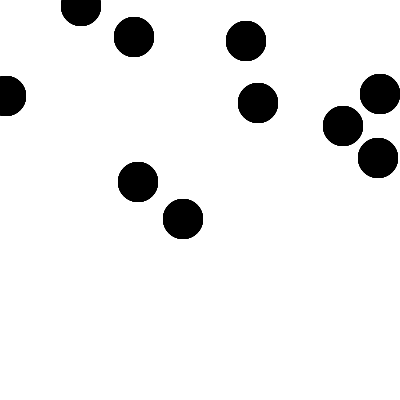
Frame 1 (no input)
Frame 60 (the mouse pressed at the canvas centre just before this capture): identical to frame 1, image omitted
Frame 120 (the mouse held since frame 60 and released just before this capture): identical to frame 1, image omitted

The Processing sketch that drew this single still picture (run headless with seeded random() and noise(); from frame 60 on, the mouse is pressed at the canvas centre):

// Processing sketch: SimpleCircles
// ── SimpleCircles.pde
/*
This does something cloase to what we want but not correct. It searches through the circles 
array to see what intersects with it. If a circle intersects with another circle the other circles position is 
updated and checked next time around the draw loop. 

*/

Circle[] circles;
int nCircles;

void setup() {
  size( 400, 400 );
  background(255);
  smooth();
  nCircles = 10;

  circles = new Circle[nCircles];

  for (int i=0; i < nCircles; i++) {
    circles[i] = new Circle((int)random(0, 400), (int)random(0, 400), 40);
  } 

}

void draw() {
  background(255);

  for (int i=0; i < nCircles; i++) {
    for (int j=0; j < nCircles; j++) {

      if (i != j) { // dont check against itself

        if ( separated(circles[i], circles[j]) ) {
           // if separate from all other circles, draw it

          circles[i].draw();
        } else {
        // set new position for circle, test again next time around
        //circles[j].updatePosition();  
        }
          
      }
    }    
  }
}




boolean separated (Circle p1, Circle p2) {
  float dx, dy, dr;

  dx = p1.x - p2.x;
  dy = p1.y - p2.y;
  dr = sqrt(dx*dx + dy*dy);

  // if circles are separate more than their radaii, return true, else they intersect
  if (dr > p1.r + p2.r) {
    return true;
  } 
  else {
    return false;
  }
}

void keyPressed() {
  // Catch the ESC key
  if ( keyCode == ESC ) { 
    key = 0;
  }
}


// ── Circle.pde
class Circle {
 int x;
 int y;
 int r;
 
 Circle(int x, int y, int r) {
   this.x = x;
   this.y = y;
   this.r = r;
 } 
 
 void draw() {
   noStroke();
   fill(0);
   ellipse(x,y, r,r);
 }
 
 void updatePosition() {
   x = (int)random(0, 400);
   y = (int)random(0, 400);
 }
}
